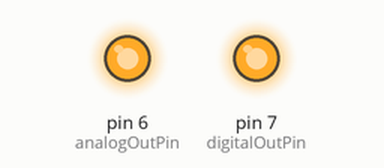
Recording of a sketch running on a simulated Arduino Uno, built with avr-gcc and run on an emulated ATmega328P. On the bench: output pins drawn as LEDs (lit = HIGH).

Above: at 0.05 s.
At 3.95 s:
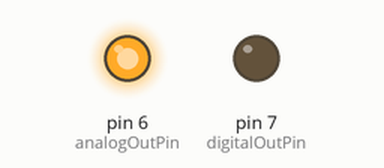
At 5.95 s:
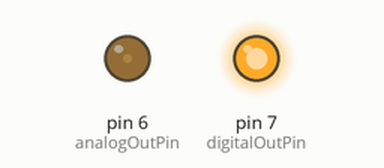
At 7.95 s:
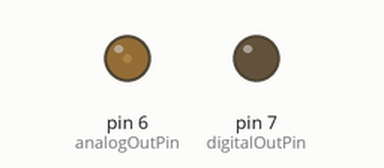
Timing chart, 0 to 10.4 s (numbered marks = the images above):
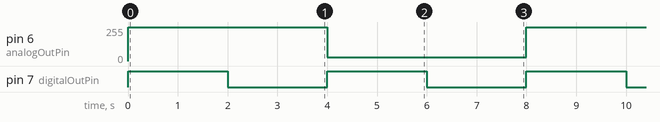

Measured:
- by itself, pin 6 (analogOutPin): alternates 255/255 for 4.0 s and 30/255 for 4.0 s
- by itself, pin 7 (digitalOutPin): alternates HIGH for 2.0 s and LOW for 2.0 s

The sketch:

motor_test.ino
```cpp
//const int analogInPin = A4;
const int analogOutPin = 6;
const int digitalOutPin = 7;


void setup()
{
  Serial.begin(115200);
  pinMode(digitalOutPin, OUTPUT);
}

void loop()
{
  digitalWrite(digitalOutPin, HIGH);
  analogWrite(analogOutPin, 255);
  delay(2000);
  digitalWrite(digitalOutPin, LOW);
  analogWrite(analogOutPin, 255);
  delay(2000);
  digitalWrite(digitalOutPin, HIGH);
  analogWrite(analogOutPin, 30);
  delay(2000);
  digitalWrite(digitalOutPin, LOW);
  analogWrite(analogOutPin, 30);
  delay(2000);
}
```
